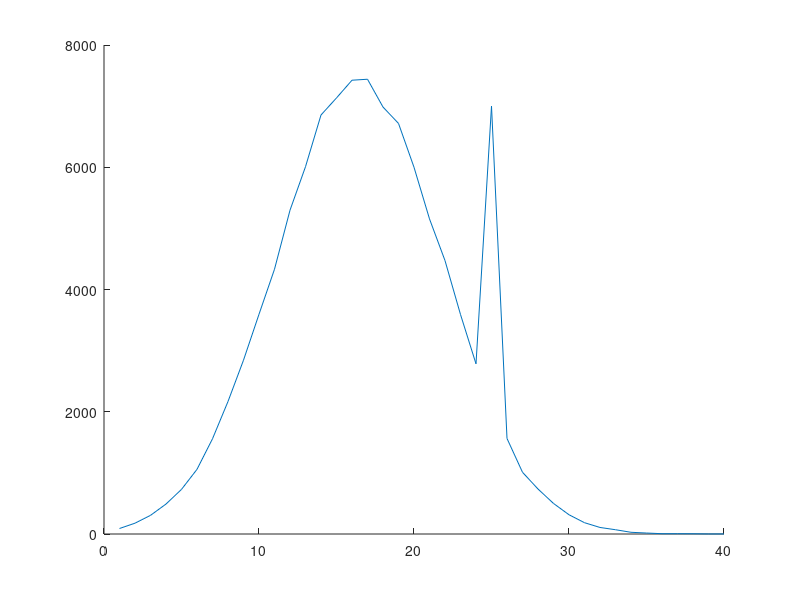

MATLAB code to generate this figure: (Note: this script raises an error after producing the figure.)
%%
N=10e4;
d=floor([16*normrnd(0,1,[1 N])/3+16]);%, 16*normrnd(0,1,[1 N])/3+3*16]);
d(d>64) = [];
d(d<0) = [];
[a,b]=hist(d,unique(d));
a(25) = 7e3;
% a(26) = 5e3;
x = 1:size(a,2);
figure
hold on

x1 = x(1:end-1)+.5;
a1 = diff(a);
a2 = diff([0 a1 0]);
a3 = diff(a2);
a4 = diff([0 a3 0]);

plot(x,a)
yyaxis right
plot(x1,maxnormalize(abs(a1)));
plot(x,maxnormalize(abs(a2)));

function y = maxnormalize(x)
    y = x./max(x);
end